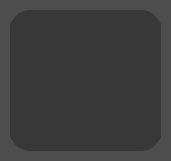
   <widget class="QFrame" name="frame_10">
    <property name="geometry">
     <rect>
      <x>10</x>
      <y>14</y>
      <width>171</width>
      <height>161</height>
     </rect>
    </property>
    <property name="styleSheet">
     <string notr="true">QFrame {
	background-color: #4d4d4d;
	border-radius: 20px;
}</string>
    </property>
    <property name="frameShape">
     <enum>QFrame::StyledPanel</enum>
    </property>
    <property name="frameShadow">
     <enum>QFrame::Raised</enum>
    </property>
    <widget class="QFrame" name="frame_20">
     <property name="geometry">
      <rect>
       <x>10</x>
       <y>10</y>
       <width>151</width>
       <height>141</height>
      </rect>
     </property>
     <property name="styleSheet">
      <string notr="true">QFrame {
	background-color: rgb(56, 56, 56);
	border-radius: 20px;
}</string>
     </property>
     <property name="frameShape">
      <enum>QFrame::StyledPanel</enum>
     </property>
     <property name="frameShadow">
      <enum>QFrame::Raised</enum>
     </property>
     <widget class="QLabel" name="label_60">
      <property name="geometry">
       <rect>
        <x>0</x>
        <y>10</y>
        <width>151</width>
        <height>121</height>
       </rect>
      </property>
      <property name="styleSheet">
       <string notr="true">image: url(&quot;C:/laragon/www/QT Drone/assets/compas.png&quot;);
border-radius: 5px;</string>
      </property>
      <property name="text">
       <string/>
      </property>
     </widget>
     <widget class="QLabel" name="DroneTopView">
      <property name="geometry">
       <rect>
        <x>46</x>
        <y>46</y>
        <width>61</width>
        <height>51</height>
       </rect>
      </property>
      <property name="styleSheet">
       <string notr="true"> image: url(&quot;C:/laragon/www/QT Drone/assets/Drone 2.png&quot;);
background: transparent;</string>
      </property>
      <property name="text">
       <string/>
      </property>
     </widget>
    </widget>
   </widget>
